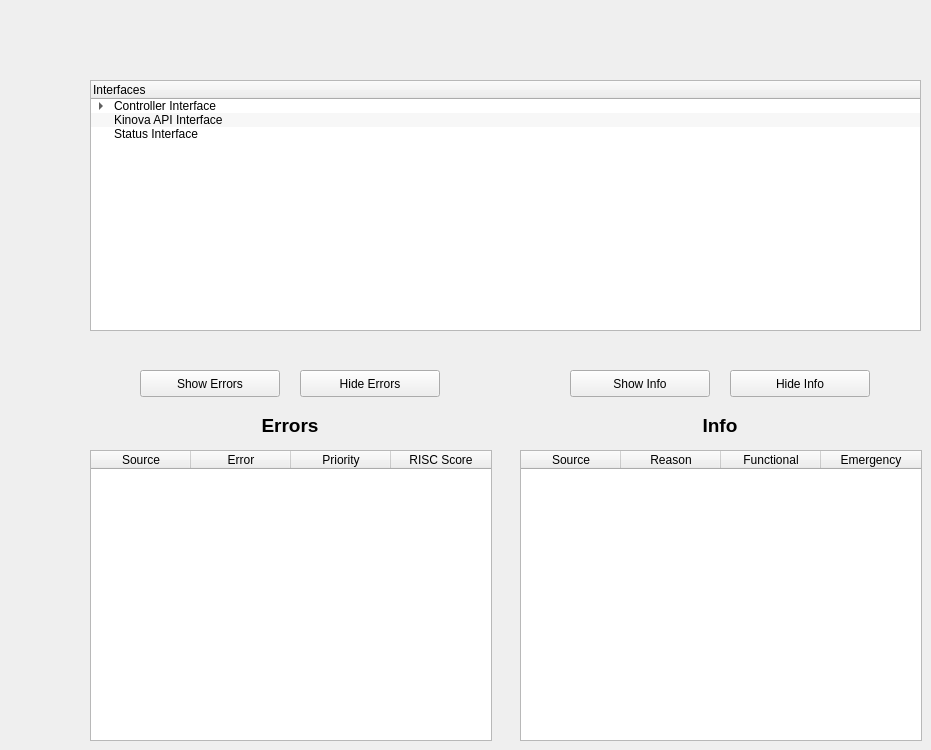
    <widget class="QWidget" name="tab_status_interface">
     <attribute name="title">
      <string>Status Interface</string>
     </attribute>
     <widget class="QTreeWidget" name="table_statuses">
      <property name="geometry">
       <rect>
        <x>90</x>
        <y>80</y>
        <width>831</width>
        <height>251</height>
       </rect>
      </property>
      <property name="alternatingRowColors">
       <bool>true</bool>
      </property>
      <column>
       <property name="text">
        <string>Interfaces</string>
       </property>
      </column>
      <item>
       <property name="text">
        <string>Controller Interface</string>
       </property>
       <property name="flags">
        <set>ItemIsDragEnabled|ItemIsUserCheckable|ItemIsEnabled</set>
       </property>
       <item>
        <property name="text">
         <string>Command Interface</string>
        </property>
        <property name="flags">
         <set>ItemIsDragEnabled|ItemIsUserCheckable|ItemIsEnabled</set>
        </property>
       </item>
       <item>
        <property name="text">
         <string>Sensor Interface</string>
        </property>
        <property name="flags">
         <set>ItemIsDragEnabled|ItemIsUserCheckable|ItemIsEnabled</set>
        </property>
       </item>
       <item>
        <property name="text">
         <string>Kinematics Interface</string>
        </property>
        <property name="flags">
         <set>ItemIsDragEnabled|ItemIsUserCheckable|ItemIsEnabled</set>
        </property>
       </item>
       <item>
        <property name="text">
         <string>Visualization Interface</string>
        </property>
        <property name="flags">
         <set>ItemIsDragEnabled|ItemIsUserCheckable|ItemIsEnabled</set>
        </property>
       </item>
      </item>
      <item>
       <property name="text">
        <string>Kinova API Interface</string>
       </property>
       <property name="flags">
        <set>ItemIsDragEnabled|ItemIsUserCheckable|ItemIsEnabled</set>
       </property>
      </item>
      <item>
       <property name="text">
        <string>Status Interface</string>
       </property>
       <property name="flags">
        <set>ItemIsDragEnabled|ItemIsUserCheckable|ItemIsEnabled</set>
       </property>
      </item>
     </widget>
     <widget class="QTableWidget" name="table_errors">
      <property name="geometry">
       <rect>
        <x>90</x>
        <y>450</y>
        <width>402</width>
        <height>291</height>
       </rect>
      </property>
      <property name="alternatingRowColors">
       <bool>false</bool>
      </property>
      <property name="showGrid">
       <bool>true</bool>
      </property>
      <property name="gridStyle">
       <enum>Qt::NoPen</enum>
      </property>
      <column>
       <property name="text">
        <string>Source</string>
       </property>
      </column>
      <column>
       <property name="text">
        <string>Error</string>
       </property>
      </column>
      <column>
       <property name="text">
        <string>Priority</string>
       </property>
      </column>
      <column>
       <property name="text">
        <string>RISC Score</string>
       </property>
      </column>
     </widget>
     <widget class="QTableWidget" name="table_infos">
      <property name="geometry">
       <rect>
        <x>520</x>
        <y>450</y>
        <width>402</width>
        <height>291</height>
       </rect>
      </property>
      <column>
       <property name="text">
        <string>Source</string>
       </property>
      </column>
      <column>
       <property name="text">
        <string>Reason</string>
       </property>
      </column>
      <column>
       <property name="text">
        <string>Functional</string>
       </property>
      </column>
      <column>
       <property name="text">
        <string>Emergency</string>
       </property>
      </column>
     </widget>
     <widget class="QLabel" name="label_25">
      <property name="geometry">
       <rect>
        <x>90</x>
        <y>410</y>
        <width>400</width>
        <height>30</height>
       </rect>
      </property>
      <property name="font">
       <font>
        <pointsize>14</pointsize>
        <weight>75</weight>
        <bold>true</bold>
       </font>
      </property>
      <property name="text">
       <string>Errors</string>
      </property>
      <property name="alignment">
       <set>Qt::AlignCenter</set>
      </property>
     </widget>
     <widget class="QLabel" name="label_26">
      <property name="geometry">
       <rect>
        <x>520</x>
        <y>410</y>
        <width>400</width>
        <height>30</height>
       </rect>
      </property>
      <property name="font">
       <font>
        <pointsize>14</pointsize>
        <weight>75</weight>
        <bold>true</bold>
       </font>
      </property>
      <property name="text">
       <string>Info</string>
      </property>
      <property name="alignment">
       <set>Qt::AlignCenter</set>
      </property>
     </widget>
     <widget class="QPushButton" name="button_show_errors">
      <property name="geometry">
       <rect>
        <x>140</x>
        <y>370</y>
        <width>140</width>
        <height>27</height>
       </rect>
      </property>
      <property name="text">
       <string>Show Errors</string>
      </property>
     </widget>
     <widget class="QPushButton" name="button_hide_errors">
      <property name="geometry">
       <rect>
        <x>300</x>
        <y>370</y>
        <width>140</width>
        <height>27</height>
       </rect>
      </property>
      <property name="text">
       <string>Hide Errors</string>
      </property>
     </widget>
     <widget class="QPushButton" name="button_show_info">
      <property name="geometry">
       <rect>
        <x>570</x>
        <y>370</y>
        <width>140</width>
        <height>27</height>
       </rect>
      </property>
      <property name="text">
       <string>Show Info</string>
      </property>
     </widget>
     <widget class="QPushButton" name="button_hide_info">
      <property name="geometry">
       <rect>
        <x>730</x>
        <y>370</y>
        <width>140</width>
        <height>27</height>
       </rect>
      </property>
      <property name="text">
       <string>Hide Info</string>
      </property>
     </widget>
    </widget>
